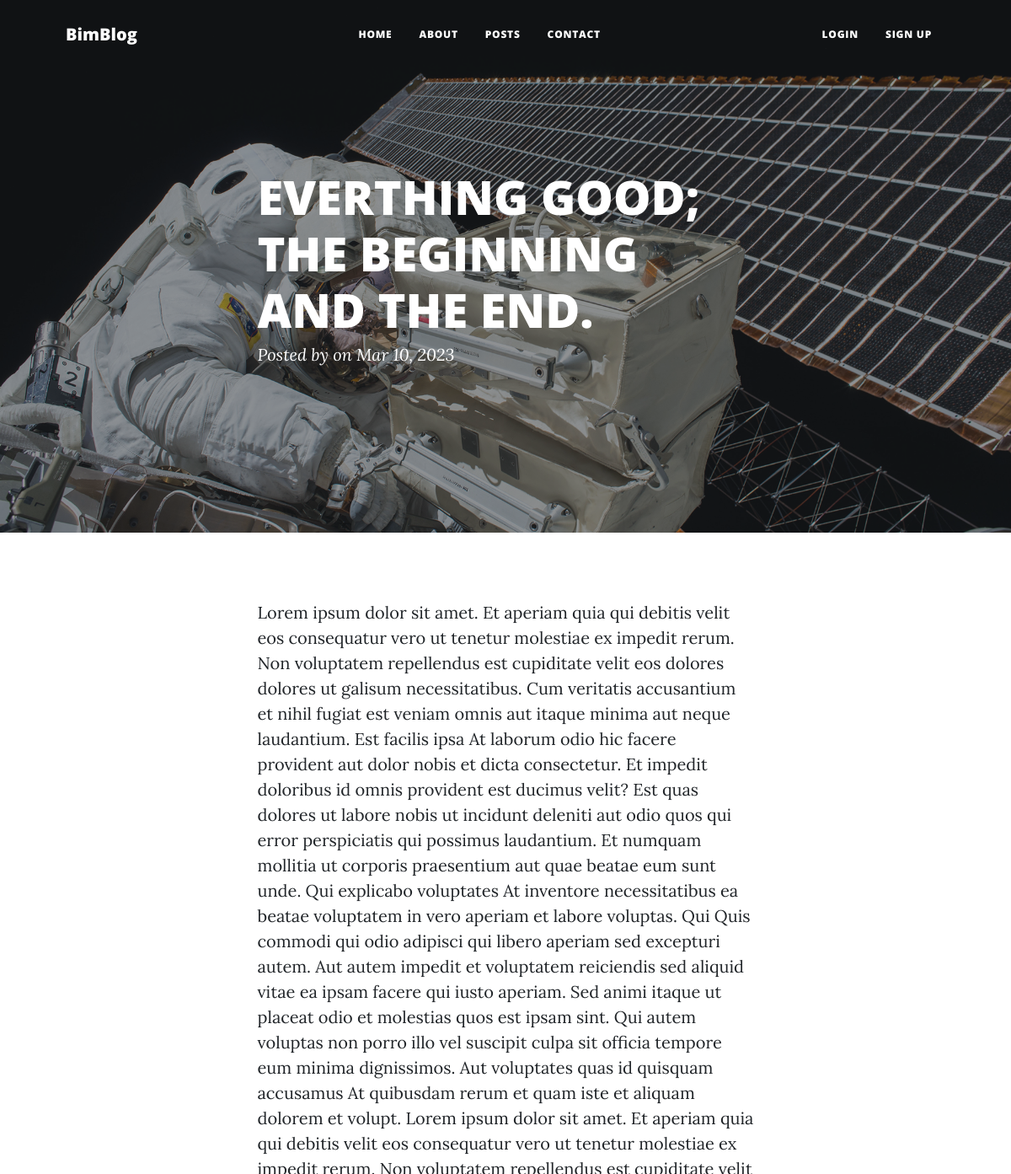
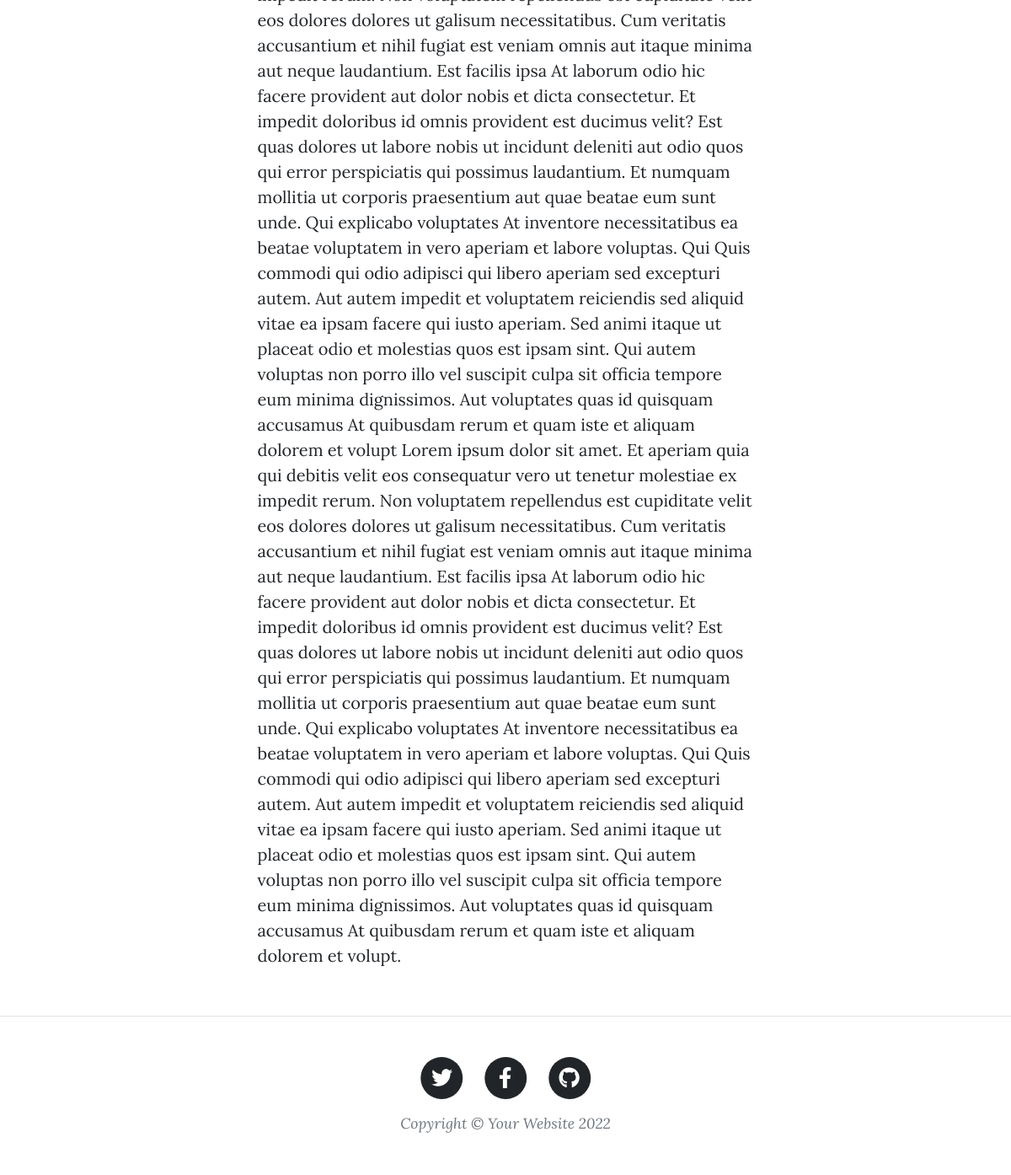
Screenshot of /article/2/ with the database file from the repository (2 pictures, top to bottom).
### blog/models.py (models this page shows, shortened)
class Post(models.Model):
    title = models.CharField(max_length=255)
    title_tag = models.CharField(max_length=255)
    author =  models.ForeignKey(User, on_delete=models.CASCADE)
    body = models.TextField()
    created = models.DateTimeField(auto_now_add=True)
    updated = models.DateTimeField(auto_now=True)
    published_date = models.DateTimeField(blank=True, null=True)
    class Meta:
        ordering = ['-published_date']

### blog/views.py (the view)
# urls.py: path('article/<int:pk>/', views.ArticleDetailView.as_view(), name='article-detail'),
class ArticleDetailView(DetailView):
    model = Post
    template_name = 'blog/article_details.html'

### blog/templates/blog/article_details.html (shortened to what this page needs)
{% extends 'blog/base.html' %}
{%load static%}
{% block content %}
        <header class="masthead" style="background-image: url('assets/img/post-bg.jpg')">
            <div class="container position-relative px-4 px-lg-5">
                <div class="row gx-4 gx-lg-5 justify-content-center">
                    <div class="col-md-10 col-lg-8 col-xl-7">
                        <div class="post-heading">
                            <h1>{{post.title}}</h1>
                            <span class="meta">
                                Posted by
                                on {{post.created|date:'M d, Y'}}
                            </span>
                        </div>
                    </div>
                </div>
            </div>
        </header>
        <article class="mb-4">
            <div class="container px-4 px-lg-5">
                <div class="row gx-4 gx-lg-5 justify-content-center">
                    <div class="col-md-10 col-lg-8 col-xl-7">
                       <p>{{post.body}}</p>
                    </div>
                </div>
            </div>
        </article>
        {% endblock %}

### rows the page displays
Post: title "EVERTHING GOOD; THE BEGINNING AND THE END.", created "Mar 10, 2023", body "Lorem ipsum dolor sit amet. Et aperiam quia qui debitis velit eos consequatur vero ut tenetur molestiae ex impedit rerum. Non voluptatem repellendus est cupiditate velit eos dolores dolores ut galisum necessitatibus. Cum veritatis accusantium et nihil fugiat est veniam omnis aut itaque minima aut neque laudantium. Est facilis ipsa At laborum odio hic facere provident aut dolor nobis et dicta consectetur. Et impedit doloribus id omnis provident est ducimus velit? Est quas dolores ut labore nobis ut incidunt deleniti aut odio quos qui error perspiciatis qui possimus laudantium. Et numquam mollitia ut corporis praesentium aut quae beatae eum sunt unde. Qui explicabo voluptates At inventore…"
